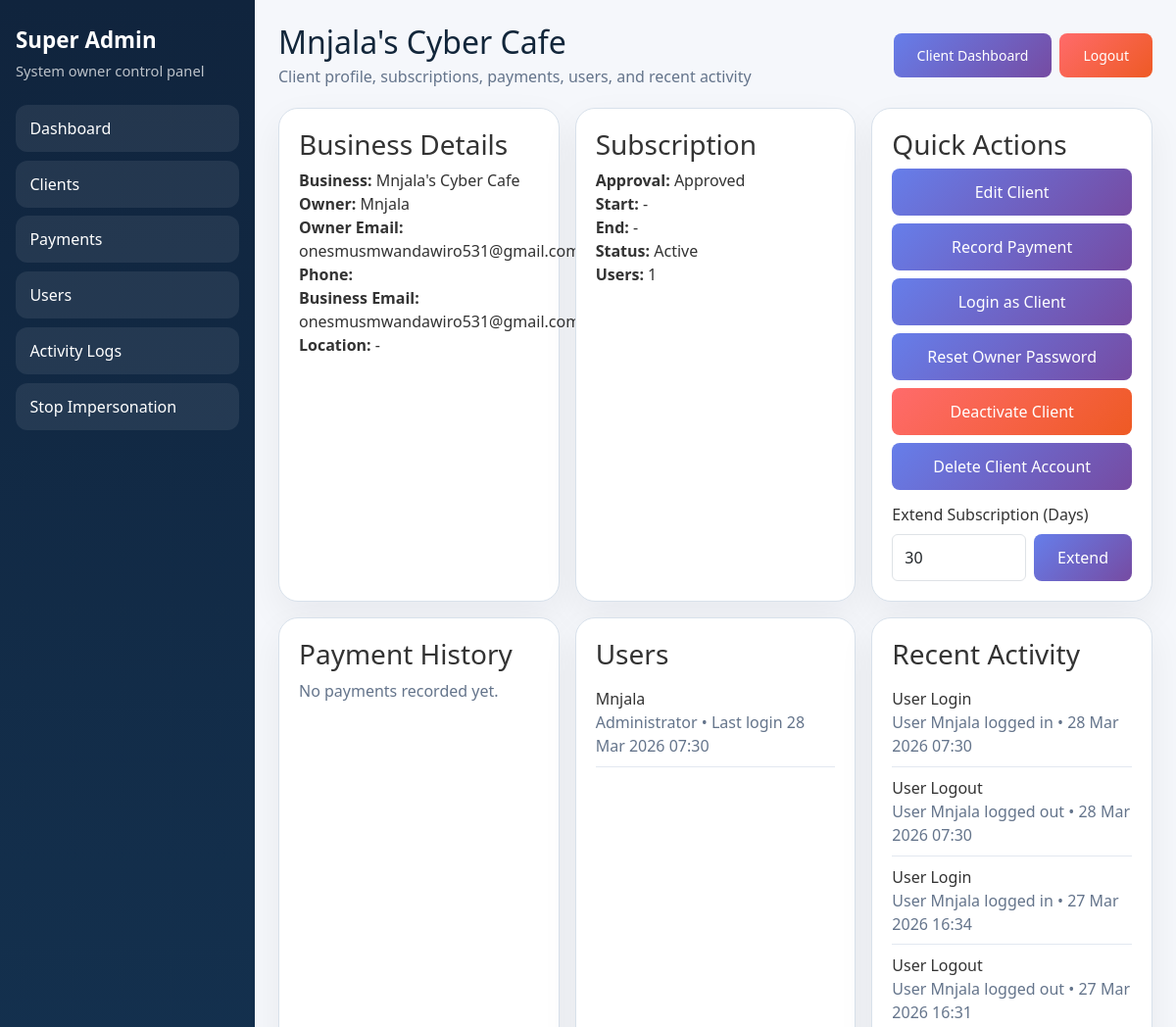
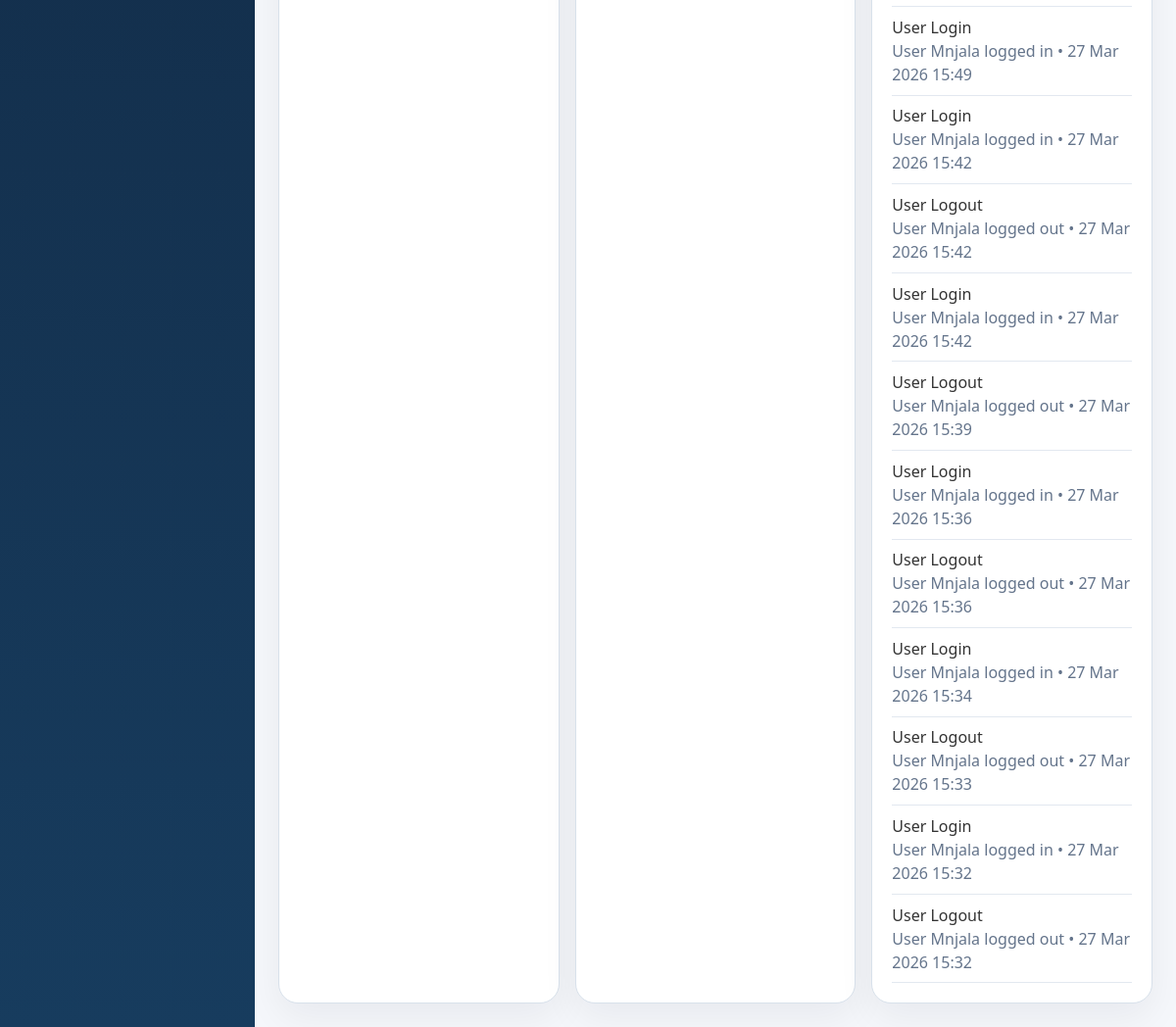
Screenshot of /super-admin/clients/6/ (signed in) with the database file from the repository (2 pictures, top to bottom).
### core/models.py (models this page shows, shortened)
class BusinessProfile(models.Model):
    APPROVAL_PENDING = 'pending'
    APPROVAL_APPROVED = 'approved'
    APPROVAL_REJECTED = 'rejected'
    APPROVAL_STATUS_CHOICES = [
        (APPROVAL_PENDING, 'Pending Approval'),
        (APPROVAL_APPROVED, 'Approved'),
        (APPROVAL_REJECTED, 'Rejected'),
    ]
    owner = models.OneToOneField(
        settings.AUTH_USER_MODEL,
        on_delete=models.CASCADE,
        related_name='business_profile',
        blank=True,
        null=True,
    )
    name = models.CharField("Business Name", max_length=255)
    owner_name = models.CharField("Owner Name", max_length=255)
    phone = models.CharField("Phone", max_length=50)
    email = models.EmailField("Email", blank=True, null=True)
    location = models.TextField("Location")
    logo = models.ImageField("Logo", upload_to="logos/", blank=True, null=True)
    subscription_start_date = models.DateField("Subscription Start Date", blank=True, null=True)
    subscription_end_date = models.DateField("Subscription End Date", blank=True, null=True)
    is_active = models.BooleanField("Active", default=True)
    approval_status = models.CharField("Approval Status", max_length=20, choices=APPROVAL_STATUS_CHOICES, default=APPROVAL_APPROVED)
    date_created = models.DateTimeField("Date Created", default=timezone.now)
    class Meta:
        verbose_name = "Business Profile"
        verbose_name_plural = "Business Profiles"
    @property
    def days_until_expiry(self):
        if not self.subscription_end_date:
            return None
        return (self.subscription_end_date - timezone.localdate()).days
    @property
    def subscription_status(self):
        if self.approval_status == self.APPROVAL_PENDING:
            return 'Pending Approval'
        if self.approval_status == self.APPROVAL_REJECTED:
            return 'Rejected'
        if not self.is_active:
            return 'Inactive'
        if not self.subscription_end_date:
            return 'Active'
        if self.subscription_end_date < timezone.localdate():
            return 'Expired'
        return 'Active'

### core/auth_security.py (models this page shows, shortened)
class UserProfile(models.Model):
    ROLE_CHOICES = [
        ('admin', 'Administrator'),
        ('staff', 'Staff'),
        ('viewer', 'Viewer'),
    ]
    user = models.OneToOneField(User, on_delete=models.CASCADE, related_name='profile')
    role = models.CharField(
        max_length=20,
        choices=ROLE_CHOICES,
        default='staff',
        help_text="User's role in the system"
    )
    business = models.ForeignKey(
        'BusinessProfile',
        on_delete=models.CASCADE,
        related_name='user_profiles',
        help_text="Business this user belongs to"
    )
    is_active = models.BooleanField(default=True)
    last_login_ip = models.GenericIPAddressField(null=True, blank=True)
    login_attempts = models.PositiveIntegerField(default=0)
    locked_until = models.DateTimeField(null=True, blank=True)
    password_changed_date = models.DateTimeField(default=django_timezone.now)
    require_password_change = models.BooleanField(default=False)
    created_at = models.DateTimeField(default=django_timezone.now)
    updated_at = models.DateTimeField(auto_now=True)
    class Meta:
        verbose_name = "User Profile"
        verbose_name_plural = "User Profiles"
        unique_together = ['user', 'business']

class ActivityLog(models.Model):
    ACTION_CHOICES = [
        ('login', 'User Login'),
        ('logout', 'User Logout'),
        ('create', 'Create Record'),
        ('update', 'Update Record'),
        ('delete', 'Delete Record'),
        ('view', 'View Record'),
        ('export', 'Export Data'),
        ('backup', 'Database Backup'),
        ('restore', 'Database Restore'),
        ('failed_login', 'Failed Login Attempt'),
    ]
    user = models.ForeignKey(
        User,
        on_delete=models.SET_NULL,
        null=True,
        blank=True,
        related_name='activity_logs'
    )
    action = models.CharField(max_length=20, choices=ACTION_CHOICES)
    description = models.TextField(help_text="Description of the activity")
    ip_address = models.GenericIPAddressField(null=True, blank=True)
    user_agent = models.TextField(blank=True, help_text="Browser user agent")
    business = models.ForeignKey(
        'BusinessProfile',
        on_delete=models.SET_NULL,
        null=True,
        blank=True
    )
    related_object_type = models.CharField(
        max_length=50,
        blank=True,
        help_text="Type of related object (e.g., 'Client', 'Transaction')"
    )
    related_object_id = models.PositiveIntegerField(
        null=True,
        blank=True,
        help_text="ID of related object"
    )
    timestamp = models.DateTimeField(default=django_timezone.now)
    class Meta:
        verbose_name = "Activity Log"
        verbose_name_plural = "Activity Logs"
        ordering = ['-timestamp']
        indexes = [
            models.Index(fields=['user', 'timestamp']),
            models.Index(fields=['action', 'timestamp']),
            models.Index(fields=['business', 'timestamp']),
        ]

### core/super_admin.py (the view)
# urls.py: path('super-admin/clients/<int:pk>/', super_admin.SuperAdminClientDetailView.as_view(), name='super_admin_client_detail'),
class SuperAdminClientDetailView(SuperAdminRequiredMixin, DetailView):
    model = BusinessProfile
    template_name = 'core/super_admin/client_detail.html'
    context_object_name = 'client_business'
    def get_context_data(self, **kwargs):
        context = super().get_context_data(**kwargs)
        business = self.object
        context.update({
            'user_count': business.user_profiles.count(),
            'payment_history': business.payments.order_by('-payment_date', '-created_at')[:20],
            'recent_activity': ActivityLog.objects.filter(business=business).select_related('user')[:15],
            'recent_users': business.user_profiles.select_related('user').order_by('-updated_at')[:10],
        })
        return context

### core/context_processors.py (called while the page is built)
def app_permissions(request):
    user = getattr(request, 'user', None)
    return {
        'app_role': get_user_role(user) if user and user.is_authenticated else None,
        'can_backup_restore': can_backup_restore(user) if user and user.is_authenticated else False,
        'can_manage_business': can_manage_business(user) if user and user.is_authenticated else False,
        'can_manage_records': can_manage_records(user) if user and user.is_authenticated else False,
        'can_view_reports': can_view_reports(user) if user and user.is_authenticated else False,
    }

### core/permissions.py (called while the page is built)
def get_user_role(user):
    if not user or not user.is_authenticated:
        return None
    business = get_user_business(user)
    if business.owner_id == user.id:
        return 'admin'
    profile = _get_profile(user)
    if profile and getattr(profile, 'business_id', None) == business.id:
        return profile.role
    return 'staff'

def can_backup_restore(user):
    return get_user_role(user) == 'admin'

def can_manage_business(user):
    return get_user_role(user) == 'admin'

def can_manage_records(user):
    return get_user_role(user) in {'admin', 'staff'}

def can_view_reports(user):
    return get_user_role(user) in {'admin', 'staff', 'viewer'}

### core/super_admin.py (called while the page is built)
    def test_func(self):
        return self.request.user.is_superuser

### core/tenancy.py (called while the page is built)
def get_user_business(user):
    if not user or not user.is_authenticated:
        raise PermissionDenied("Authentication is required.")
    try:
        profile = user.profile
    except (AttributeError, ObjectDoesNotExist, OperationalError, ProgrammingError):
        profile = None
    if profile and getattr(profile, 'business_id', None):
        return profile.business
    return BusinessProfile.get_or_create_for_user(user)

### templates/core/super_admin/client_detail.html (shortened to what this page needs)
{% extends 'core/super_admin/base.html' %}
{% load currency_filters %}
{% block page_title %}{{ client_business.name }}{% endblock %}
{% block page_subtitle %}Client profile, subscriptions, payments, users, and recent activity{% endblock %}
{% block content %}
<div class="sa-grid sa-grid-3" style="margin-bottom:1rem;">
    <section class="sa-card">
        <h3>Business Details</h3>
        <div><strong>Business:</strong> {{ client_business.name }}</div>
        <div><strong>Owner:</strong> {{ client_business.owner_name }}</div>
        <div><strong>Owner Email:</strong> {% if client_business.owner %}{{ client_business.owner.email|default:"-" }}{% else %}-{% endif %}</div>
        <div><strong>Phone:</strong> {{ client_business.phone }}</div>
        <div><strong>Business Email:</strong> {{ client_business.email|default:"-" }}</div>
        <div><strong>Location:</strong> {{ client_business.location|default:"-" }}</div>
    </section>
    <section class="sa-card">
        <h3>Subscription</h3>
        <div><strong>Approval:</strong> {{ client_business.get_approval_status_display }}</div>
        <div><strong>Start:</strong> {{ client_business.subscription_start_date|default:"-" }}</div>
        <div><strong>End:</strong> {{ client_business.subscription_end_date|default:"-" }}</div>
        <div><strong>Status:</strong> {{ client_business.subscription_status }}</div>
        <div><strong>Users:</strong> {{ user_count }}</div>
    </section>
    <section class="sa-card">
        <h3>Quick Actions</h3>
        <div style="display:grid; gap:0.5rem;">
            <a href="{% url 'super_admin_client_edit' client_business.pk %}" class="btn btn-outline-secondary">Edit Client</a>
            <a href="{% url 'super_admin_payment_add' client_business.pk %}" class="btn btn-primary">Record Payment</a>
            <a href="{% url 'super_admin_impersonate_client' client_business.pk %}" class="btn btn-light">Login as Client</a>
            <a href="{% url 'super_admin_reset_owner_password' client_business.pk %}" class="btn btn-warning">Reset Owner Password</a>
            {% if client_business.approval_status == 'pending' %}
                <form method="post" action="{% url 'super_admin_client_approve' client_business.pk %}">
                    {% csrf_token %}
                    <button type="submit" class="btn btn-success w-100">Approve Client</button>
                </form>
                <form method="post" action="{% url 'super_admin_client_reject' client_business.pk %}" onsubmit="return confirm('Reject account request for {{ client_business.name }}?');">
                    {% csrf_token %}
                    <button type="submit" class="btn btn-warning w-100">Reject Client</button>
                </form>
            {% else %}
                <a href="{% url 'super_admin_client_toggle_status' client_business.pk %}" class="btn btn-danger">{% if client_business.is_active %}Deactivate{% else %}Reactivate{% endif %} Client</a>
            {% endif %}
            <form method="post" action="{% url 'super_admin_client_delete' client_business.pk %}" onsubmit="return confirm('Delete client {{ client_business.name }} and all related users/data? This action cannot be undone.');">
                <button type="submit" class="btn btn-outline-danger w-100">Delete Client Account</button>
            </form>
        </div>
        <form method="post" action="{% url 'super_admin_client_extend' client_business.pk %}" style="margin-top:0.8rem;">
            <label class="form-label">Extend Subscription (Days)</label>
            <div style="display:flex; gap:0.5rem;">
                <input type="number" name="days" value="30" min="1" class="form-control">
                <button type="submit" class="btn btn-success">Extend</button>
            </div>
        </form>
    </section>
</div>
<div class="sa-grid sa-grid-3">
    <section class="sa-card">
        <h3>Payment History</h3>
        {% for payment in payment_history %}
            <div style="padding:0.55rem 0; border-bottom:1px solid #e2e8f0;">
                <div><strong>{{ payment.amount|ksh }}</strong> on {{ payment.payment_date }}</div>
                <div style="color:#64748b;">{{ payment.duration_days }} days{% if payment.reference %} • {{ payment.reference }}{% endif %}</div>
            </div>
        {% empty %}
            <p style="margin:0; color:#64748b;">No payments recorded yet.</p>
        {% endfor %}
    </section>
    <section class="sa-card">
        <h3>Users</h3>
        {% for profile in recent_users %}
            <div style="padding:0.55rem 0; border-bottom:1px solid #e2e8f0;">
                <div>{{ profile.user.username }}</div>
                <div style="color:#64748b;">{{ profile.get_role_display }}{% if profile.user.last_login %} • Last login {{ profile.user.last_login|date:"d M Y H:i" }}{% endif %}</div>
            </div>
        {% empty %}
            <p style="margin:0; color:#64748b;">No users linked to this client.</p>
        {% endfor %}
    </section>
    <section class="sa-card">
        <h3>Recent Activity</h3>
        {% for log in recent_activity %}
            <div style="padding:0.55rem 0; border-bottom:1px solid #e2e8f0;">
                <div>{{ log.get_action_display }}</div>
                <div style="color:#64748b;">{{ log.description }} • {{ log.timestamp|date:"d M Y H:i" }}</div>
            </div>
        {% empty %}
            <p style="margin:0; color:#64748b;">No activity available for this client.</p>
        {% endfor %}
    </section>
</div>
{% endblock %}

### static/css/style.css (style rules this page uses)
body { font-family: 'Segoe UI', Tahoma, Geneva, Verdana, sans-serif; background: #f8f9fa; color: #333; margin: 0; padding: 0; min-height: 100vh; display: flex; flex-direction: column; }
.btn { padding: 0.75rem 1.5rem; background: linear-gradient(135deg, #667eea 0%, #764ba2 100%); color: #fff; text-decoration: none; border-radius: 8px; border: none; cursor: pointer; transition: all 0.3s ease; font-weight: 500; }
.btn-danger { background: linear-gradient(135deg, #ff6b6b 0%, #ee5a24 100%); }

### templates/core/super_admin/base.html (style rules this page uses)
.sa-card { background: #fff; border: 1px solid #d8e1eb; border-radius: 20px; padding: 1.25rem; box-shadow: 0 14px 38px rgba(15, 23, 42, 0.06); }
.sa-grid { display: grid; gap: 1rem; }
.sa-grid-3 { grid-template-columns: repeat(3, minmax(0, 1fr)); }

### rows the page displays
BusinessProfile: name "Mnjala's Cyber Cafe", owner_name "Mnjala", owner.email "onesmusmwandawiro531@gmail.com", email "onesmusmwandawiro531@gmail.com", location "-", approval_status "Approved", subscription_start_date "-", subscription_end_date "-", subscription_status "Active"
UserProfile: user.username "Mnjala", role "Administrator", user.last_login "28 Mar 2026 07:30"
ActivityLog: action "User Login", description "User Mnjala logged in", timestamp "28 Mar 2026 07:30"
ActivityLog: action "User Logout", description "User Mnjala logged out", timestamp "28 Mar 2026 07:30"
ActivityLog: action "User Login", description "User Mnjala logged in", timestamp "27 Mar 2026 16:34"
ActivityLog: action "User Logout", description "User Mnjala logged out", timestamp "27 Mar 2026 16:31"
ActivityLog: action "User Login", description "User Mnjala logged in", timestamp "27 Mar 2026 15:49"
ActivityLog: action "User Login", description "User Mnjala logged in", timestamp "27 Mar 2026 15:42"
ActivityLog: action "User Logout", description "User Mnjala logged out", timestamp "27 Mar 2026 15:42"
ActivityLog: action "User Login", description "User Mnjala logged in", timestamp "27 Mar 2026 15:42"
ActivityLog: action "User Logout", description "User Mnjala logged out", timestamp "27 Mar 2026 15:39"
ActivityLog: action "User Login", description "User Mnjala logged in", timestamp "27 Mar 2026 15:36"
ActivityLog: action "User Logout", description "User Mnjala logged out", timestamp "27 Mar 2026 15:36"
ActivityLog: action "User Login", description "User Mnjala logged in", timestamp "27 Mar 2026 15:34"
ActivityLog: action "User Logout", description "User Mnjala logged out", timestamp "27 Mar 2026 15:33"
ActivityLog: action "User Login", description "User Mnjala logged in", timestamp "27 Mar 2026 15:32"
ActivityLog: action "User Logout", description "User Mnjala logged out", timestamp "27 Mar 2026 15:32"

### other values shown
{{ user_count }} "1"
